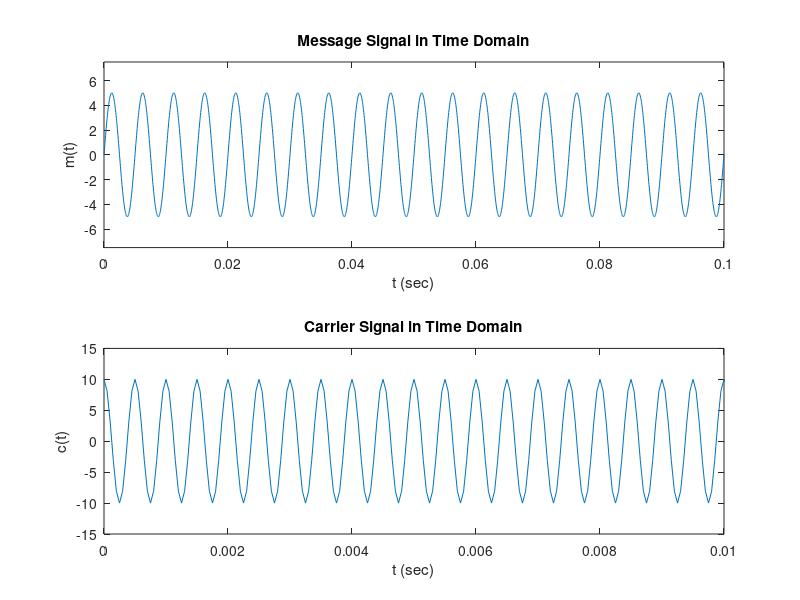

MATLAB code for this plot: (Note: this script raises an error after producing the figure.)
clc; 
close all;

%% --------------------------------------- parameter setup --------------------------------------------

Fs = 20000; %Sampling frequency in Hz

Ts = 1/Fs; %Sampling Period

fm = 200; %Message signal frequency in Hz

fc = 2000; %carrier frequency in Hz

nCycles = 20; %cycles of the message signal

Period_message = 1/fm; %Time period to complete one cycle in sec

t = 0:Ts:nCycles*Period_message; %Timeline

Am = 5; %amplitude of message

Ac = 10; %amplitude of the carrier

%% ------------------------------------Message Signal (passband)---------------------------------------

message_t = Am*sin(2*pi*fm*t); %message signal in time domain - sinusoidal with frequency = fm Hz

%plotting the message signal
figure(1); 
subplot(2,1,1);
plot(t,message_t);
title("Message Signal in Time Domain");
xlabel("t (sec)");
ylabel("m(t)");
ylim([-1.5*Am 1.5*Am]);

%% -----------------------------------------Carrier Signal-------------------------------------------

carrier_t = Ac*cos(2*pi*fc*t); %carrier signal in time domain - sinusoidal with frequency = fc Hz

%plotting the carrier wave
subplot(2,1,2);
plot(t,carrier_t);
title("Carrier Signal in Time Domain");
xlabel("t (sec)");
ylabel("c(t)");
ylim([-1.5*Ac 1.5*Ac]);
xlim([0 20/fc]);

%% ------------------------------------------Modulation----------------------------------------------

DSB_SC_t = modulate(message_t,carrier_t); %Modulated signal in time domain
DSB_SC_f = Ts*fftshift(fft(DSB_SC_t,8192)); %Modulated signal in frequency domain

Len_DSB_f = length(DSB_SC_f); %length of the DFT of conventional AM modulated signal in frequency domain

% Generating Frequency line
f = -Len_DSB_f/2 : 1 : Len_DSB_f/2 - 1; %iterating f from -len/2 to +len/2

f = Fs*f/Len_DSB_f; %converting each term of f into frequency as for the 'k'th term f = Fs.k/N 

%plotting Modulated signal in Time and Frequency domain
figure(2);

% time domain plotting
subplot(2,1,1);
plot(t,DSB_SC_t);
title("Modulated Signal in Time Domain");
xlabel("t (sec)");
ylabel("Ucam(t)");
ylim([-1.5*Ac*Am 1.5*Ac*Am]);
xlim([0 5/fm]);

% frequency domain plotting
subplot(2,1,2);
plot(f,abs(DSB_SC_f));
title("Modulated Signal in Frequency Domain");
xlabel("f (Hz)");
ylabel("Ucam(f)");
xlim([-1.5*fc 1.5*fc]);

%% -----------------------------------------Demodulation----------------------------------------

recvd_message_t = demodulate(DSB_SC_t, carrier_t, fc, Fs);

%converting demodulated message into frequency domain
recvd_message_f = fftshift(fft(recvd_message_t,8192))/Fs; 

Len_DSB_f = length(recvd_message_f);  %length of the DFT of conventional AM modulated signal in frequency domain

f = -Len_DSB_f/2 : 1 : Len_DSB_f/2 - 1; %iterating f from -len/2 to +len/2 

f = Fs*f/Len_DSB_f; %converting each term of f into frequency as for the 'k'th term f = Fs.k/N 

%plotting demodulated signal in Time and Frequency domain
figure(3);

% time domain plotting
subplot(2,1,1);
plot(t,recvd_message_t);
title("Demodulated Signal in Time Domain");
ylim([-1.5*Am 1.5*Am]);

% frequency domain plotting
subplot(2,1,2);
plot(f,abs(recvd_message_f));
xlim([-1000 1000]);
title("Demodulated Signal in frequency Domain");

%% ------------------------------------------Functions------------------------------------------

function DSB_SC_t = modulate(message_t , carrier_t)

    DSB_SC_t = message_t.*carrier_t; %DSB-SC AM Modulating technique

end 

function recvd_message_t = demodulate(DSB_SC_t, carrier_t, fc, Fs)

    %Step 1 - Multiplication with Carrier wave
    envelope = DSB_SC_t.*carrier_t;
    
    %Step 2 - Lowpass filtering
    [a,b] = butter(10,fc*1.2/Fs/2); %lowpass butterworth filter with order 10 and cutoff fc*1.2
    envelope = filter(a,b,envelope);%filtering the envelope with the above created butterworth filter
    
    %Step 3 - Algebraically obtaining the message
    recvd_message_t = 2*envelope/(carrier_t(1)*carrier_t(1));
    
end 